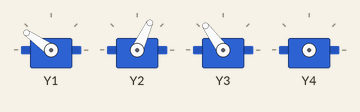
This program was run on a simulated pyboard running MicroPython. On the bench: 4 × servo. Random numbers come from a fixed seed; servo angles are drawn from the pulse width (0.5 ms = 0°, 2.5 ms = 180°); library files of the repository ran but are not shown: servo.py.

Above: at 0.1 s.
At 6.1 s:
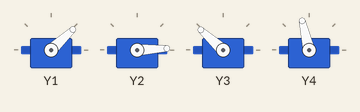
At 11.1 s:
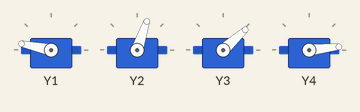
At 18.1 s:
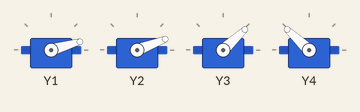
At 25.1 s:
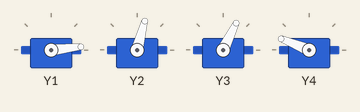
At 39.1 s:
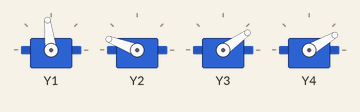
Timing chart, 0 to 40.0 s (numbered marks = the images above):
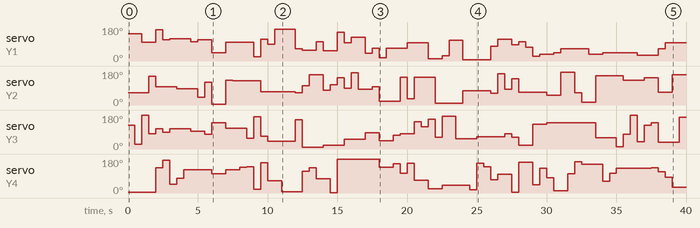

Measured:
- by itself, servo on Y2: 65° → 151° at 1.5 s, → 97° 0.50 s later, → 85° 1.5 s later, → 41° 1.5 s later, … (39 changes in this stretch)
- by itself, servo on Y3: 126° → 24° at 0.50 s, → 178° 0.50 s later, → 81° 0.50 s later, → 108° 0.50 s later, … (43 changes in this stretch)
- by itself, servo on Y4: 5° → 135° at 2.0 s, → 173° 0.50 s later, → 47° 0.50 s later, → 77° 0.50 s later, … (46 changes in this stretch)

The program:

random-driver.py
```python
from time import sleep
from lib.servo import servo1, servo2, servo3, servo4
from lib.servo import stop_servos_before_finishing
from random import choice, randint


all_servos = [servo1, servo2, servo3, servo4]
all_actions = ["turn", "stop"]

with stop_servos_before_finishing():
    # Loop forever
    while True:
        # Loop through all servos
        for current_servo in all_servos:

            # Choose a random action
            action = choice(all_actions)

            if action == "turn":
                # Choose a random angle between 0 and 180
                angle = randint(0, 180)

                # Turn to the chosen angle
                # Note: for modified servos
                # certain angles will cause
                # the motor to move forward
                # and others will move backward

                current_servo.degrees(angle)

            if action == "stop":
                current_servo.stop()

        # Wait 1/2 a second before repeating
        sleep(0.5)
```
